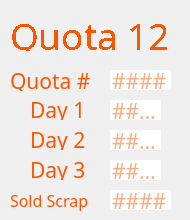
     <widget class="QWidget" name="page_12">
      <widget class="QLabel" name="label_73">
       <property name="geometry">
        <rect>
         <x>30</x>
         <y>100</y>
         <width>61</width>
         <height>20</height>
        </rect>
       </property>
       <property name="font">
        <font>
         <family>IBM 3270</family>
         <pointsize>16</pointsize>
        </font>
       </property>
       <property name="styleSheet">
        <string notr="true">color: rgb(253, 85, 0);
border: none;</string>
       </property>
       <property name="text">
        <string>Day 1</string>
       </property>
      </widget>
      <widget class="QLabel" name="label_74">
       <property name="geometry">
        <rect>
         <x>30</x>
         <y>130</y>
         <width>61</width>
         <height>20</height>
        </rect>
       </property>
       <property name="font">
        <font>
         <family>IBM 3270</family>
         <pointsize>16</pointsize>
        </font>
       </property>
       <property name="styleSheet">
        <string notr="true">color: rgb(253, 85, 0);
border: none;</string>
       </property>
       <property name="text">
        <string>Day 2</string>
       </property>
      </widget>
      <widget class="QLabel" name="label_75">
       <property name="geometry">
        <rect>
         <x>30</x>
         <y>160</y>
         <width>61</width>
         <height>20</height>
        </rect>
       </property>
       <property name="font">
        <font>
         <family>IBM 3270</family>
         <pointsize>16</pointsize>
        </font>
       </property>
       <property name="styleSheet">
        <string notr="true">color: rgb(253, 85, 0);
border: none;</string>
       </property>
       <property name="text">
        <string>Day 3</string>
       </property>
      </widget>
      <widget class="QLineEdit" name="q12d2">
       <property name="geometry">
        <rect>
         <x>110</x>
         <y>130</y>
         <width>51</width>
         <height>20</height>
        </rect>
       </property>
       <property name="font">
        <font>
         <family>IBM 3270</family>
         <pointsize>16</pointsize>
        </font>
       </property>
       <property name="styleSheet">
        <string notr="true">color: rgb(253, 85, 0);
border: none;</string>
       </property>
       <property name="maxLength">
        <number>4</number>
       </property>
       <property name="placeholderText">
        <string>####</string>
       </property>
      </widget>
      <widget class="QLineEdit" name="q12d3">
       <property name="geometry">
        <rect>
         <x>110</x>
         <y>160</y>
         <width>51</width>
         <height>20</height>
        </rect>
       </property>
       <property name="font">
        <font>
         <family>IBM 3270</family>
         <pointsize>16</pointsize>
        </font>
       </property>
       <property name="styleSheet">
        <string notr="true">color: rgb(253, 85, 0);
border: none;</string>
       </property>
       <property name="maxLength">
        <number>4</number>
       </property>
       <property name="placeholderText">
        <string>####</string>
       </property>
      </widget>
      <widget class="QLineEdit" name="q12d1">
       <property name="geometry">
        <rect>
         <x>110</x>
         <y>100</y>
         <width>51</width>
         <height>20</height>
        </rect>
       </property>
       <property name="font">
        <font>
         <family>IBM 3270</family>
         <pointsize>16</pointsize>
         <weight>50</weight>
         <bold>false</bold>
        </font>
       </property>
       <property name="styleSheet">
        <string notr="true">color: rgb(253, 85, 0);
border: none;</string>
       </property>
       <property name="inputMethodHints">
        <set>Qt::ImhNone</set>
       </property>
       <property name="text">
        <string/>
       </property>
       <property name="maxLength">
        <number>4</number>
       </property>
       <property name="readOnly">
        <bool>false</bool>
       </property>
       <property name="placeholderText">
        <string>####</string>
       </property>
      </widget>
      <widget class="QLabel" name="label_76">
       <property name="geometry">
        <rect>
         <x>10</x>
         <y>70</y>
         <width>81</width>
         <height>21</height>
        </rect>
       </property>
       <property name="font">
        <font>
         <family>IBM 3270</family>
         <pointsize>16</pointsize>
        </font>
       </property>
       <property name="styleSheet">
        <string notr="true">color: rgb(253, 85, 0);</string>
       </property>
       <property name="text">
        <string>Quota #</string>
       </property>
      </widget>
      <widget class="QLabel" name="label_77">
       <property name="geometry">
        <rect>
         <x>10</x>
         <y>10</y>
         <width>171</width>
         <height>41</height>
        </rect>
       </property>
       <property name="sizePolicy">
        <sizepolicy hsizetype="Fixed" vsizetype="Fixed">
         <horstretch>0</horstretch>
         <verstretch>0</verstretch>
        </sizepolicy>
       </property>
       <property name="font">
        <font>
         <family>IBM 3270</family>
         <pointsize>24</pointsize>
         <weight>50</weight>
         <italic>false</italic>
         <bold>false</bold>
         <stylestrategy>NoAntialias</stylestrategy>
        </font>
       </property>
       <property name="styleSheet">
        <string notr="true">font: 24pt &quot;IBM 3270&quot;;
color: rgb(253, 85, 0);</string>
       </property>
       <property name="text">
        <string>&lt;html&gt;&lt;head/&gt;&lt;body&gt;&lt;p&gt;&lt;span style=&quot; font-size:28pt;&quot;&gt;Quota 12&lt;/span&gt;&lt;/p&gt;&lt;/body&gt;&lt;/html&gt;</string>
       </property>
      </widget>
      <widget class="QLineEdit" name="q12">
       <property name="geometry">
        <rect>
         <x>110</x>
         <y>70</y>
         <width>61</width>
         <height>20</height>
        </rect>
       </property>
       <property name="font">
        <font>
         <family>IBM 3270</family>
         <pointsize>16</pointsize>
        </font>
       </property>
       <property name="styleSheet">
        <string notr="true">color: rgb(253, 85, 0);
border: none;</string>
       </property>
       <property name="text">
        <string/>
       </property>
       <property name="maxLength">
        <number>5</number>
       </property>
       <property name="readOnly">
        <bool>false</bool>
       </property>
       <property name="placeholderText">
        <string>####</string>
       </property>
      </widget>
      <widget class="QLabel" name="label_78">
       <property name="geometry">
        <rect>
         <x>10</x>
         <y>190</y>
         <width>91</width>
         <height>21</height>
        </rect>
       </property>
       <property name="font">
        <font>
         <family>IBM 3270</family>
         <pointsize>12</pointsize>
        </font>
       </property>
       <property name="styleSheet">
        <string notr="true">color: rgb(253, 85, 0);
border: none;</string>
       </property>
       <property name="text">
        <string>Sold Scrap</string>
       </property>
      </widget>
      <widget class="QLineEdit" name="q12sold">
       <property name="geometry">
        <rect>
         <x>110</x>
         <y>190</y>
         <width>61</width>
         <height>20</height>
        </rect>
       </property>
       <property name="font">
        <font>
         <family>IBM 3270</family>
         <pointsize>16</pointsize>
        </font>
       </property>
       <property name="styleSheet">
        <string notr="true">color: rgb(253, 85, 0);
border: none;</string>
       </property>
       <property name="maxLength">
        <number>5</number>
       </property>
       <property name="placeholderText">
        <string>####</string>
       </property>
      </widget>
     </widget>
